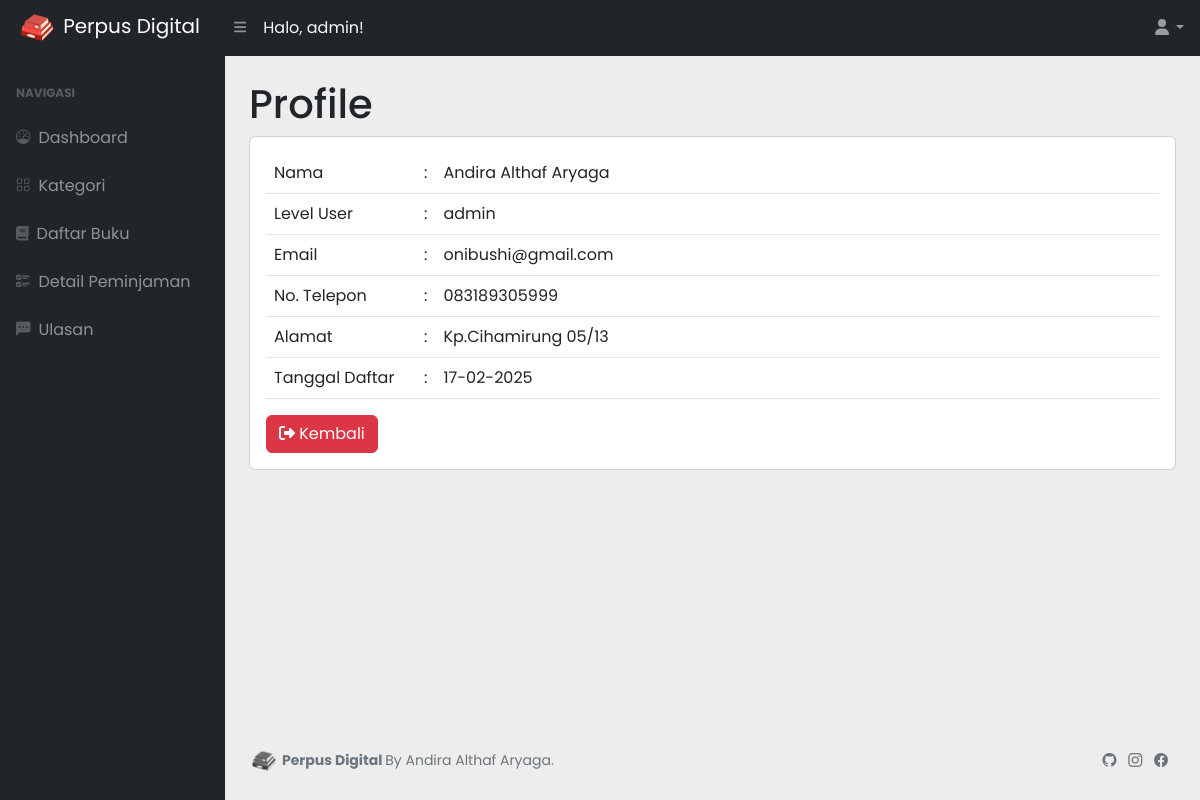
The app's page /index.php?page=page/profile (signed in) with its own data.
### tables this page shows
CREATE TABLE `t_user` (
  `userID` int(11) NOT NULL,
  `username` varchar(255) NOT NULL,
  `password` varchar(255) NOT NULL,
  `email` varchar(255) NOT NULL,
  `telp` varchar(14) NOT NULL,
  `namaLengkap` varchar(150) NOT NULL,
  `alamat` text NOT NULL,
  `level` enum('admin','petugas','peminjam','') NOT NULL,
  `tgl_akun_dibuat` date NOT NULL
);

### page/profile.php (the view)
<h1 class="mt-4">Profile</h1>
                        <?php
                        $id=$_SESSION['user']['userID'];
                        $data = mysqli_fetch_array(mysqli_query($koneksi, "SELECT * FROM t_user WHERE userID='$id'"));
                        $tgl = new DateTime($data['tgl_akun_dibuat']);
                        $tgl_yg_diformat = $tgl->format('d-m-Y');
                        ?>
                        <div class="card">
                            <div class="card-body">
                                <table class="table">
                                    <tr>
                                        <td width="150">Nama</td>
                                        <td width="1">:</td>
                                        <td><?php echo $_SESSION['user']['namaLengkap']; ?></td>
                                    </tr>
                                    <tr>
                                        <td>Level User</td>
                                        <td width="1">:</td>
                                        <td><?php echo $_SESSION['user']['level']; ?></td>
                                    </tr>
                                    <tr>
                                        <td>Email</td>
                                        <td width="1">:</td>
                                        <td><?php echo $data['email']; ?></td>
                                    </tr>
                                    <tr>
                                        <td>No. Telepon</td>
                                        <td width="1">:</td>
                                        <td><?php echo $data['telp']; ?></td>
                                    </tr>
                                    <tr>
                                        <td>Alamat</td>
                                        <td width="1">:</td>
                                        <td><?php echo $data['alamat']; ?></td>
                                    </tr>
                                    <tr>
                                        <td>Tanggal Daftar</td>
                                        <td width="1">:</td>
                                        <td><?php echo $tgl_yg_diformat;?></td>
                                    </tr>
                                </table>
                            <a href="javascript:history.back()" class="btn btn-danger"><i class="fa-solid fa-right-from-bracket"></i> Kembali</a>
                            </div>
                        </div>

### index.php (style rules this page uses)
body { font-family: 'Poppins', sans-serif !important; }

### records on screen
t_user: email "onibushi@gmail.com", telp "083189305999", alamat "Kp.Cihamirung 05/13", tgl_akun_dibuat "17-02-2025"

### other values on screen
$_SESSION['user']['username'] "admin"
$teksutama "Dashboard"
$_SESSION['user']['namaLengkap'] "Andira Althaf Aryaga"
$_SESSION['user']['level'] "admin"
